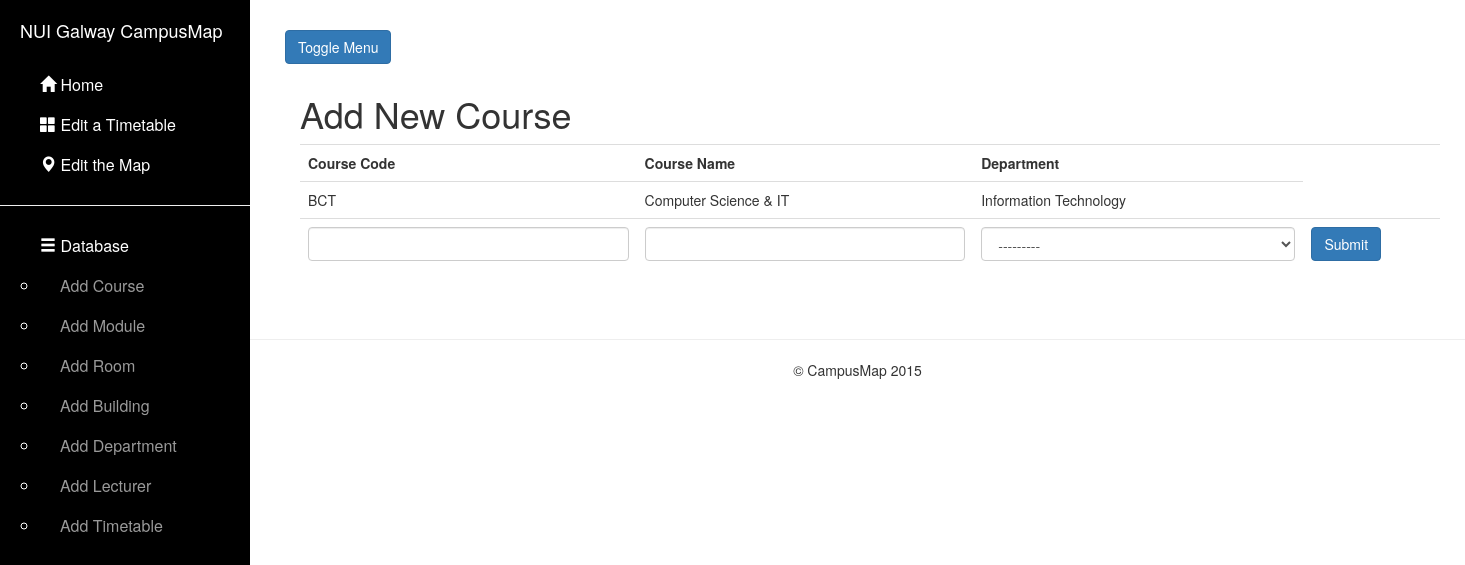
/course/, run on an earlier commit of the app's database.
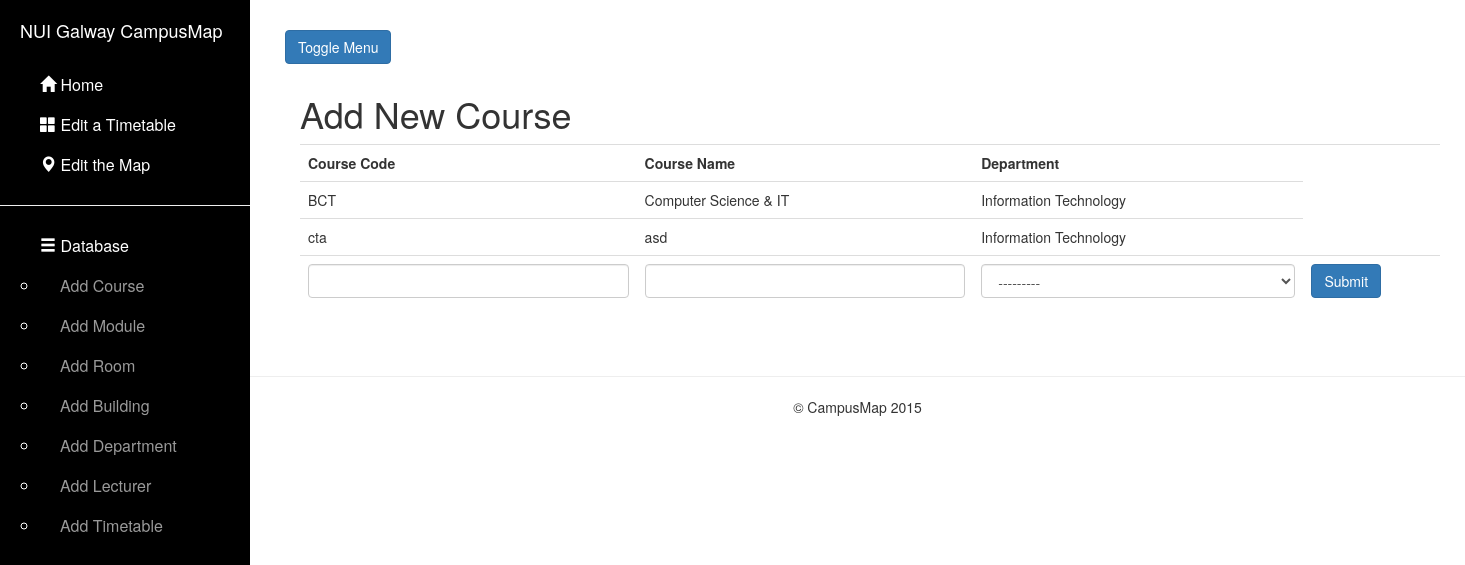
And on a later commit of the database.
### map/models.py (models this page shows, shortened)
class Course(models.Model):
    courseCode = models.CharField(max_length = 7, primary_key=True)
    courseName = models.CharField(max_length = 50)
    department = models.ForeignKey(Department)

class Department(models.Model):
    depName = models.CharField(max_length = 70, primary_key=True)
    def __str__(self):
        return "%s" % self.depName

### map/views.py (the view)
# urls.py: url(r'^course/', 'course'),
def course(request):
    query_results = Course.objects.all().order_by('courseCode')
    if request.method == 'POST': # If the form has been submitted...
        form = CourseForm(request.POST) # A form bound to the POST data
        if form.is_valid(): # All validation rules pass
            save_it = form.save()
            save_it.save()
            return HttpResponseRedirect('/course/') # Redirect after POST
    else:
        form = CourseForm() # An unbound form
    return render_to_response('dbstuff/addcourse.html', locals(),context_instance=RequestContext(request))

### map/forms.py
class CourseForm(forms.ModelForm):
    courseCode = forms.CharField(max_length=15,label = mark_safe('<strong>Code</strong>'))
    courseName = forms.CharField(max_length=50,label = mark_safe('<strong>Name</strong>'))
    department = queryset=Department.objects.all()
    class Meta:
        model = Course
        fields = "__all__"

### CampusMap/templates/dbstuff/addcourse.html (shortened to what this page needs)
{% extends "base.html" %}
{% block content %}
<!DOCTYPE html>
<html>
    <head lang="en">
    </head>
    <body>
    <div class="container">
            <h1>Add New Course</h1>
            <table class="table">
                <tr>
                    <th>Course Code</th>
                    <th>Course Name</th>
                    <th>Department</th>
                    <th></th>
                </tr>
                {% for item in query_results %}
                 <tr>
                    <td >{{  item.courseCode }}</td>
                    <td>{{  item.courseName }}</td>
                    <td>{{  item.department }}</td>
                 </tr>
                {% endfor %}
                <tr>
                <form class="form-contact" action="" method="POST">
                    {% for field in form %}
                    <td>
                        {% ifequal field.name "department" %}
                            <select class="form-control" name="{{ field.name }}" id="id_{{ field.name }}">
                                <option value= {{ form.department }}
                        {% else %}
                            <input type="text" class="form-control" name="{{ field.name }}" id="id_{{ field.name }}">
                        {% endifequal %}
                    </td>
                    {% endfor %}
                    <td>
                        <input type="submit" value="Submit"  class="btn btn-primary">
                    </td>
                    </form>
            </table>
        </div>
</body>
</html>
{%  endblock %}

What changed in the data, as far as the page shows it:
added Course: courseCode "cta", courseName "asd", department "Information Technology"
